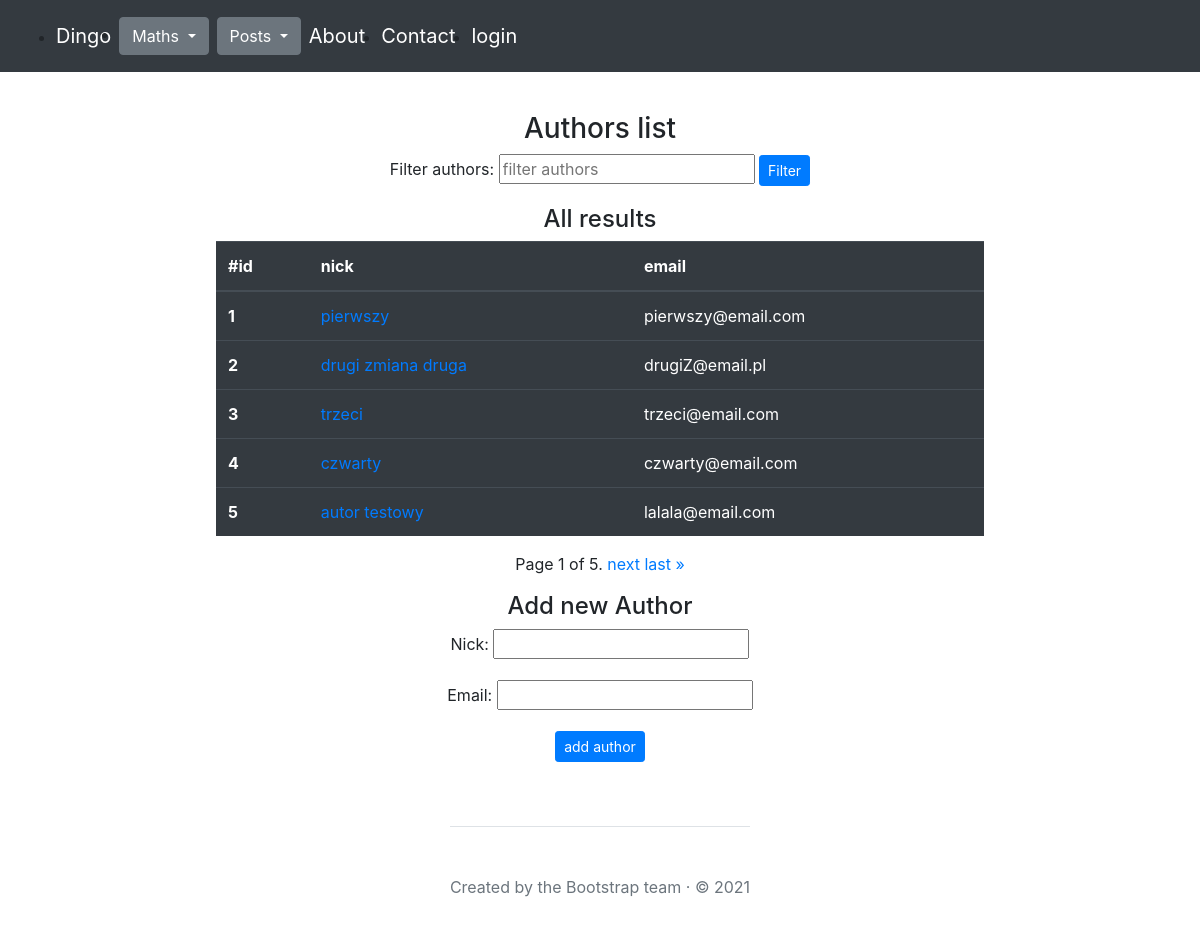
The app's page /posts/authors/ with its own data.
### posts/models.py (models this page shows, shortened)
class Author(models.Model):
    nick = models.CharField(max_length=30, null=False, unique=True)
    email = models.EmailField(null=False, unique=True)

### posts/views.py (the view)
# urls.py: path('authors/', authors_list, name="authors"),
def authors_list(request):
    page_number = request.GET.get('page')
    author_filter = request.GET.get('filter')
    if request.method == "POST":
        form = AuthorForm(request.POST)
        if form.is_valid():
            form.save()
            messages.success(request, "Author added successfully")
            return redirect('posts:authors')
        else:
            if '__all__' in form.errors:
                error_message = form.errors['__all__']
            else:
                error_message = "Something went wrong"
            messages.error(request, error_message)
    else:
        form = AuthorForm()
    if author_filter:
        authors = Author.objects.filter(nick__icontains=author_filter)
    else:
        authors = Author.objects.all()
    paginator = Paginator(authors, 5)
    authors = paginator.get_page(page_number)
    return render(
        request=request,
        template_name="posts/authors.html",
        context={"authors": authors,
                 "form": form,
                 "author_filter": author_filter,
                 }
    )

### posts/forms.py (shortened to what this page needs)
class AuthorForm(forms.ModelForm):
    class Meta:
        model = Author
        fields = ['nick', 'email']

### posts/templates/posts/authors.html (shortened to what this page needs)
{% extends "main.html" %}
{% block content %}
<div class="mt-3 d-flex flex-column align-items-center justify-content-center">
    <h3>Authors list</h3>
    <form method="get" action="{% url 'posts:authors' %}">
        <label for="filter">Filter authors:</label>
        <input type="text" id="filter" name="filter" placeholder="filter authors">
        <button class="btn btn-sm btn-primary" type="submit">Filter</button>
    </form>
        {% if author_filter %}
            <h4 class="mt-3">Filtered by query: {{ author_filter }}</h4>
        {% else %}
            <h4 class="mt-3">All results</h4>
        {% endif %}
    {% if authors %}
    <div class="table-responsive">
        <table class="table table-dark">
          <thead>
            <tr>
              <th scope="col">#id</th>
              <th scope="col">nick</th>
              <th scope="col">email</th>
            </tr>
          </thead>
          <tbody>
            {% for author in authors %}
            <tr>
                <th scope="row">{{ author.id }}</a></th>
                <td><a href="{% url 'posts:authordetails' author.id %}">{{ author.nick }}</a></td>
                <td>{{ author.email }}</td>
              </tr>
            {% endfor %}
            </tbody>
        </table>
      </div>
      {% else %}
    <h4>No results</h4>
      {% endif %}
    <div class="pagination">
        <span class="step-links">
            <span class="current">
                Page {{ authors.number }} of {{ authors.paginator.num_pages }}.
            </span>
            {% if authors.has_next %}
                <a href="?page={{ authors.next_page_number }}">next</a>
                <a href="?page={{ authors.paginator.num_pages }}">last »</a>
            {% endif %}
        </span>
    </div>
    {% if not author_filter %}
    <h4 class="mt-3">Add new Author</h4>
    <form method="post" class="d-flex flex-column align-items-center justify-content-center">
        {{ form.as_p }}
        <input class="btn btn-sm btn-primary" type="submit" value="add author">
    </form>
    {% endif %}
</div>
{% endblock %}

### records on screen
Author: id "1", nick "pierwszy", email "pierwszy@email.com"
Author: id "2", nick "drugi zmiana druga", email "drugiZ@email.pl"
Author: id "3", nick "trzeci", email "trzeci@email.com"
Author: id "4", nick "czwarty", email "czwarty@email.com"
Author: id "5", nick "autor testowy", email "lalala@email.com"

### other values on screen
{{ authors.number }} "1"
{{ authors.paginator.num_pages }} "5"
